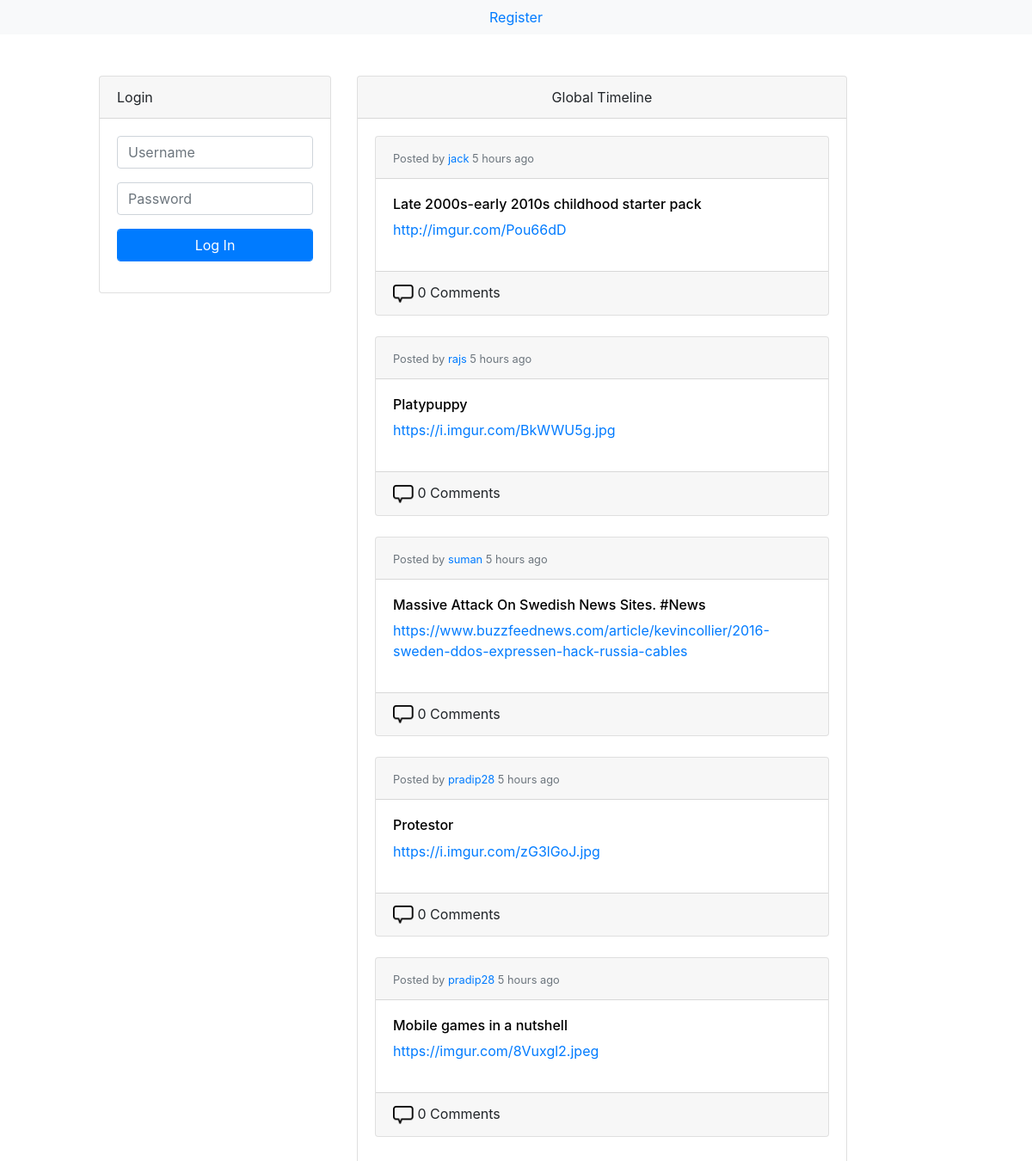
The page / on the database its author committed.
### tables this page shows
CREATE TABLE `IncenseLink` (
  `id` int(10) NOT NULL,
  `user_id` varchar(10) NOT NULL,
  `datetime` datetime(6) NOT NULL,
  `link_url` varchar(1000) NOT NULL,
  `title` varchar(60) NOT NULL
);

### connection/api.php (called while the page is built, shortened)
<?php
require_once './connection/db_cls_connect.php';
function get_global_timeline(){
    global $conn;
    if(isset($_SESSION['id'])){
        $user=$_SESSION['id'];
        $get_global_timeline="select id, user_id, datetime, link_url, title, ifnull(count, 0) as count from `IncenseLink`  LEFT JOIN  (SELECT count(id) as count, incenselink_id as incense_id FROM `Comment` GROUP BY incenselink_id) AS comment ON IncenseLink.id=comment.incense_id where user_id NOT IN (SELECT blocked_user_id FROM Block where user_id='$user') ORDER BY datetime DESC LIMIT 5";
    } else
        $get_global_timeline= "select id, user_id, datetime, link_url, title, ifnull(count, 0) as count from `IncenseLink`  LEFT JOIN  (SELECT count(id) as count, incenselink_id as incense_id FROM `Comment` GROUP BY incenselink_id) AS comment ON IncenseLink.id=comment.incense_id ORDER BY datetime DESC LIMIT 5";
    $result = mysqli_query($conn, $get_global_timeline);
    if($result){
        return $result;
    }
    else {
        echo 'Error connecting to server';
     }
}
?>

### connection/actions/timeago.php (called while the page is built)
<?php
function time_elapsed_string($datetime, $full = false) {
    $now = new DateTime;
    $ago = new DateTime($datetime);
    $diff = $now->diff($ago);
    $diff->w = floor($diff->d / 7);
    $diff->d -= $diff->w * 7;
    $string = array(
        'y' => 'year',
        'm' => 'month',
        'w' => 'week',
        'd' => 'day',
        'h' => 'hour',
        'i' => 'minute',
        's' => 'second',
    );
    foreach ($string as $k => &$v) {
        if ($diff->$k) {
            $v = $diff->$k . ' ' . $v . ($diff->$k > 1 ? 's' : '');
        } else {
            unset($string[$k]);
        }
    }
    if (!$full) $string = array_slice($string, 0, 1);
    return $string ? implode(', ', $string) . ' ago' : 'just now';
}
?>

### index.php (the view, shortened to what this page needs)
<?php include './connection/actions/login.php';?>
<?php include './connection/api.php';?>
<?php include './connection/actions/timeago.php';?>
<!DOCTYPE html>
<html>
<head>
	<?php include './include/header.php';?>
</head>
<body>
	<div class="bg-light navbar justify-content-center"><a href='./register.php'>Register</a></div>
	<br>
	<br>
	<div class='container-fluid' >
		<div class="row box" id="login-box">
			<div class='col-md-1'>
			</div>
			<div class="col-md-3">
				<div class='card'>
					<div class='card-header'>
						Login
					</div>
					<div class="card-body">
							<form id="login-form" name="login_form" role="form" style="display: block;" method="post" action=''>
								<div class="form-group">
									<input type=text" name="username" id="username" tabindex="1" class="form-control" placeholder="Username" value=""  required>
								</div>
								<div class="form-group">
									<input type="password" name="password" id="password" tabindex="2" class="form-control" placeholder="Password" required>
								</div>
								<div class="col-xs-12 form-group pull-right">
									<button type="submit" name="login-submit" id="login-submit" tabindex="4" class="form-control btn btn-primary">
										<span class="spinner"><i class="icon-spin icon-refresh" id="spinner"></i></span> Log In
									</button>
								</div>
							</form>
					</div>
				</div>
			</div>
			<div class='col-md-6'>
				<div class='card'>
					<div class='card-header text-center'>
						Global Timeline
					</div>
					<div class='card-body'>
						<?php $result = get_global_timeline()   ?>
						<?php while($res=mysqli_fetch_assoc($result)){?>
							<div class='card'>
								<div class='card-header'>
									<div class='row'>
										<div class='col-10'>
											<small class="text-muted">Posted by <a href="user.php?userid=<?php echo $res['user_id'] ?>"><?php echo $res['user_id']?></a> <?php echo time_elapsed_string($res['datetime'])?></small>
										</div>
										<div class='col-2' >
										</div>
									</div>
								</div>
								<a href='link.php?id=<?php echo $res["id"]?>' style="text-decoration:none;">
									<div class='card-body'>
										<strong><h6 style='color: black;'><?php echo $res['title'] ?></h6></strong>
                  <p><?php echo $res['link_url'] ?></p>
									</div>
								</a>
								<div class='card-footer'>
	                  <img src='./static/img/comment.png' width='24px' height='24px'/> <?php echo $res['count'] ?> Comments
	              </div>
								</div>
							<br/>
						<?php } ?>
					</div>
				</div>
			</div>
			<div class='col-md-2'>
			</div>
		</div>
	</div>
</body>
</html>

### rows shown on the page
incenselink: user "jack", datetime "5 hours ago", title "Late 2000s-early 2010s childhood starter pack", link_url "http://imgur.com/Pou66dD", count "0"
incenselink: user "rajs", datetime "5 hours ago", title "Platypuppy", link_url "https://i.imgur.com/BkWWU5g.jpg", count "0"
incenselink: user "suman", datetime "5 hours ago", title "Massive Attack On Swedish News Sites. #News", link_url "https://www.buzzfeednews.com/article/kevincollier/2016-sweden-ddos-expressen-hack-russia-cables", count "0"
incenselink: user "pradip28", datetime "5 hours ago", title "Protestor", link_url "https://i.imgur.com/zG3lGoJ.jpg", count "0"
incenselink: user "pradip28", datetime "5 hours ago", title "Mobile games in a nutshell", link_url "https://imgur.com/8Vuxgl2.jpeg", count "0"
